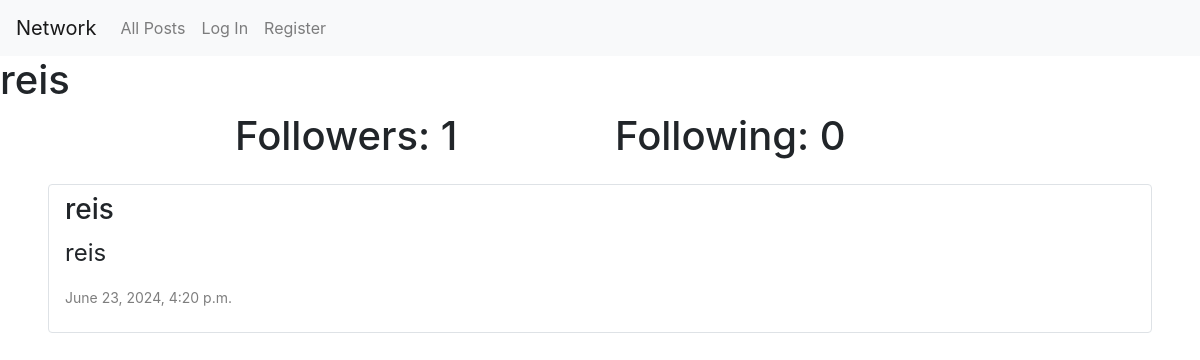
The page /profile/2 on the database its author committed.
### network/models.py (models this page shows, shortened)
class User(AbstractUser):
    pass

class Post(models.Model):
    content = models.CharField(max_length=140)
    author = models.ForeignKey(User, on_delete=models.CASCADE, related_name="author")
    date = models.DateTimeField(auto_now_add=True)

### network/views.py (the view)
# urls.py: path("profile/<int:user_id>", views.profile_page, name="profile"),
def profile_page(request,user_id):
    author = User.objects.get(pk=user_id)
    myPosts = Post.objects.filter(author=user_id).order_by("id").reverse()
    following = Follow.objects.filter(user=author)
    followers = Follow.objects.filter(user_follow=author)
    paginator = Paginator(myPosts, 1)
    myPosts = paginator.get_page(request.GET.get('page'))
    try:
        checkFollow = followers.filter(user=User.objects.get(pk=request.user.id))
        if len(checkFollow) !=0:
            isFollow = True
        else:
            isFollow = False
    except:
        isFollow = False
    return render(request, "network/profile.html",{
        "myPosts": myPosts,
        "username": author.username,
        "following": following,
        "followers": followers,
        "isFollow": isFollow,
        "user_profile": author
    })

### network/templates/network/profile.html (shortened to what this page needs)
{% extends 'network/layout.html' %}
{% block body %}
  <h1>{{ username }}</h1>
  <div class="container">
    <div class="row justify-content-center">
      <h1 class="col-4">Followers: {{ followers.count }}</h1>
      <h1 class="col-4">Following: {{ following.count }}</h1>
    </div>
  </div>
  <div class="all-posts">
    {% for post in myPosts %}
      <div class="post-card rounded my-3 mx-5 border py-2 px-3">
        <h3>{{ post.author }}</h3>
        <p>{{ post.content }}</p>
        <p>{{ post.date }}</p>
      </div>
    {% endfor %}
  </div>
{% endblock %}

### network/static/network/styles.css (style rules this page uses)
.all-posts p:last-child { font-size: 14px; color: rgb(126, 126, 126); }
.all-posts p { font-size: 24px; }

### rows shown on the page
User: username "reis"
Post: author "reis", content "reis", date "June 23, 2024, 4:20 p.m."

### other values the page prints
{{ followers.count }} "1"
{{ following.count }} "0"
